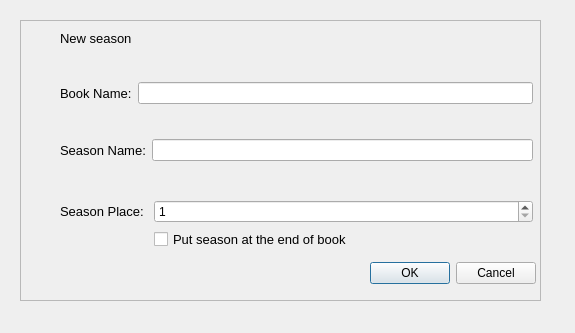
<?xml version="1.0" encoding="UTF-8"?>
<ui version="4.0">
 <class>new_season</class>
 <widget class="QDialog" name="new_season">
  <property name="geometry">
   <rect>
    <x>0</x>
    <y>0</y>
    <width>575</width>
    <height>333</height>
   </rect>
  </property>
  <property name="windowTitle">
   <string>Create new season</string>
  </property>
  <widget class="QFrame" name="frame">
   <property name="geometry">
    <rect>
     <x>20</x>
     <y>20</y>
     <width>521</width>
     <height>281</height>
    </rect>
   </property>
   <property name="frameShape">
    <enum>QFrame::StyledPanel</enum>
   </property>
   <property name="frameShadow">
    <enum>QFrame::Raised</enum>
   </property>
   <widget class="QLabel" name="label">
    <property name="geometry">
     <rect>
      <x>40</x>
      <y>10</y>
      <width>111</width>
      <height>17</height>
     </rect>
    </property>
    <property name="font">
     <font>
      <pointsize>10</pointsize>
     </font>
    </property>
    <property name="text">
     <string>New season</string>
    </property>
   </widget>
   <widget class="QDialogButtonBox" name="buttonBox">
    <property name="geometry">
     <rect>
      <x>340</x>
      <y>240</y>
      <width>176</width>
      <height>27</height>
     </rect>
    </property>
    <property name="standardButtons">
     <set>QDialogButtonBox::Cancel|QDialogButtonBox::Ok</set>
    </property>
   </widget>
  </widget>
  <widget class="QWidget" name="layoutWidget">
   <property name="geometry">
    <rect>
     <x>60</x>
     <y>70</y>
     <width>473</width>
     <height>192</height>
    </rect>
   </property>
   <layout class="QVBoxLayout" name="verticalLayout">
    <item>
     <layout class="QFormLayout" name="formLayout_2">
      <item row="0" column="1">
       <spacer name="verticalSpacer_3">
        <property name="orientation">
         <enum>Qt::Vertical</enum>
        </property>
        <property name="sizeHint" stdset="0">
         <size>
          <width>20</width>
          <height>13</height>
         </size>
        </property>
       </spacer>
      </item>
      <item row="1" column="0">
       <widget class="QLabel" name="bookNameLabel">
        <property name="font">
         <font>
          <pointsize>10</pointsize>
         </font>
        </property>
        <property name="text">
         <string>Book Name:</string>
        </property>
       </widget>
      </item>
      <item row="1" column="1">
       <widget class="QLineEdit" name="bookNameLineEdit"/>
      </item>
      <item row="2" column="1">
       <spacer name="verticalSpacer_2">
        <property name="orientation">
         <enum>Qt::Vertical</enum>
        </property>
        <property name="sizeHint" stdset="0">
         <size>
          <width>366</width>
          <height>13</height>
         </size>
        </property>
       </spacer>
      </item>
     </layout>
    </item>
    <item>
     <layout class="QFormLayout" name="formLayout_3">
      <item row="0" column="1">
       <spacer name="verticalSpacer_5">
        <property name="orientation">
         <enum>Qt::Vertical</enum>
        </property>
        <property name="sizeHint" stdset="0">
         <size>
          <width>350</width>
          <height>18</height>
         </size>
        </property>
       </spacer>
      </item>
      <item row="1" column="0">
       <widget class="QLabel" name="seasonNameLabel">
        <property name="font">
         <font>
          <pointsize>10</pointsize>
         </font>
        </property>
        <property name="text">
         <string>Season Name:</string>
        </property>
       </widget>
      </item>
      <item row="1" column="1">
       <widget class="QLineEdit" name="seasonNameLineEdit"/>
      </item>
      <item row="2" column="1">
       <spacer name="verticalSpacer_6">
        <property name="orientation">
         <enum>Qt::Vertical</enum>
        </property>
        <property name="sizeHint" stdset="0">
         <size>
          <width>350</width>
          <height>17</height>
         </size>
        </property>
       </spacer>
      </item>
     </layout>
    </item>
    <item>
     <layout class="QFormLayout" name="formLayout">
      <item row="0" column="1">
       <spacer name="verticalSpacer">
        <property name="orientation">
         <enum>Qt::Vertical</enum>
        </property>
        <property name="sizeHint" stdset="0">
         <size>
          <width>20</width>
          <height>18</height>
         </size>
        </property>
       </spacer>
      </item>
      <item row="1" column="0">
       <widget class="QLabel" name="seasonPlaceLabel">
        <property name="font">
         <font>
          <pointsize>10</pointsize>
         </font>
        </property>
        <property name="text">
         <string>Season Place: </string>
        </property>
       </widget>
      </item>
      <item row="1" column="1">
       <widget class="QSpinBox" name="seasonPlaceSpinBox">
        <property name="minimum">
         <number>1</number>
        </property>
       </widget>
      </item>
      <item row="2" column="1">
       <widget class="QCheckBox" name="checkBox">
        <property name="font">
         <font>
          <pointsize>10</pointsize>
         </font>
        </property>
        <property name="text">
         <string>Put season at the end of book</string>
        </property>
       </widget>
      </item>
      <item row="3" column="1">
       <spacer name="verticalSpacer_4">
        <property name="orientation">
         <enum>Qt::Vertical</enum>
        </property>
        <property name="sizeHint" stdset="0">
         <size>
          <width>350</width>
          <height>13</height>
         </size>
        </property>
       </spacer>
      </item>
     </layout>
    </item>
   </layout>
  </widget>
 </widget>
 <resources/>
 <connections/>
</ui>
